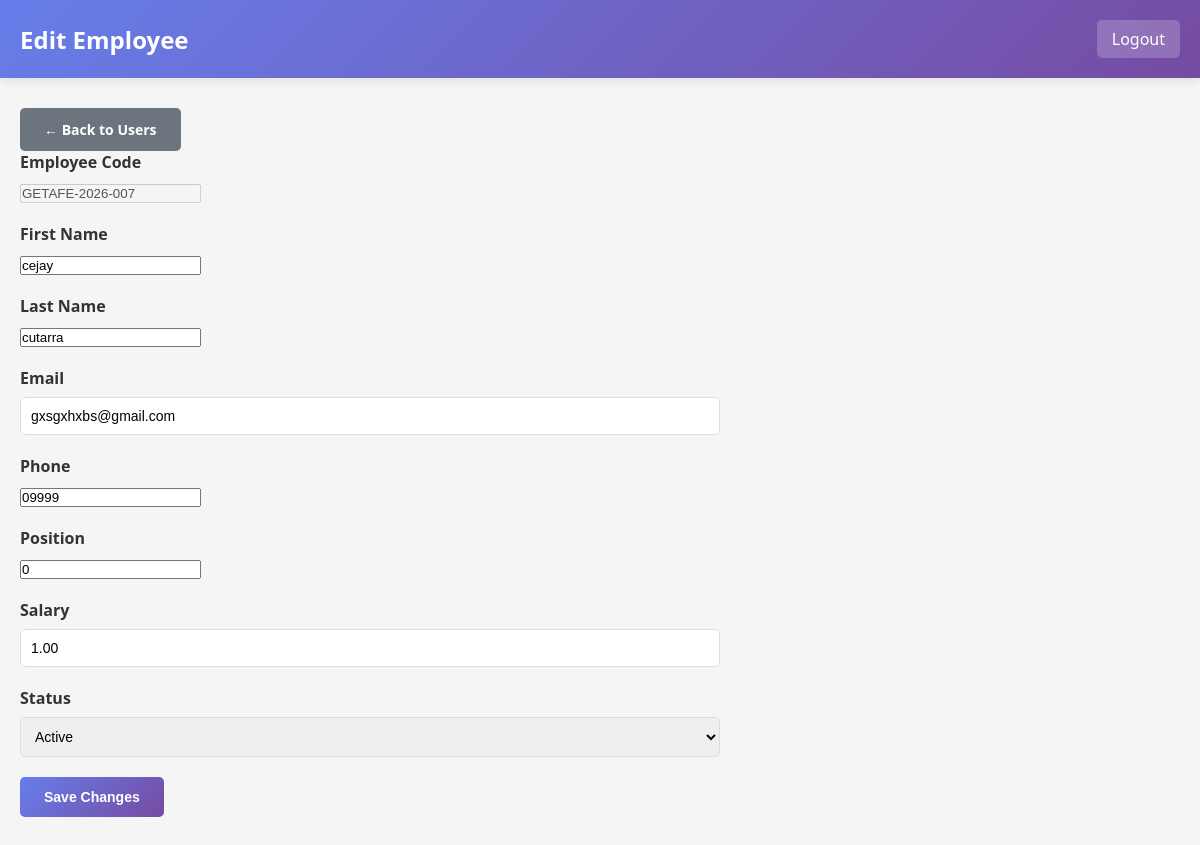
Screenshot of /admin/edit_employee.php?id=7 (signed in) with the database file from the repository.
### tables this page shows
CREATE TABLE `employees` (
  `employee_id` int(11) NOT NULL AUTO_INCREMENT,
  `employee_code` varchar(20) NOT NULL,
  `first_name` varchar(50) NOT NULL,
  `last_name` varchar(50) NOT NULL,
  `email` varchar(100) NOT NULL,
  `phone` varchar(20) DEFAULT NULL,
  `position` varchar(100) DEFAULT NULL,
  `salary` decimal(10,2) DEFAULT NULL,
  `date_hired` date DEFAULT NULL,
  `status` enum('active','inactive') DEFAULT 'active',
  `created_at` timestamp NOT NULL DEFAULT current_timestamp(),
  `updated_at` timestamp NOT NULL DEFAULT current_timestamp() ON UPDATE current_timestamp(),
  `department` varchar(100) DEFAULT NULL,
  `qr_code` varchar(255) DEFAULT NULL,
  `qr_generated_date` datetime DEFAULT NULL,
  PRIMARY KEY (`employee_id`),
  UNIQUE KEY `employee_code` (`employee_code`),
  UNIQUE KEY `email` (`email`)
);

### admin/edit_employee.php (the view, shortened to what this page needs)
<?php
require_once '../config/database.php';
$employee_id = intval($_GET['id'] ?? 0);
$stmt = $conn->prepare("SELECT employee_id, employee_code, first_name, last_name, email, phone, position, salary, date_hired, status FROM employees WHERE employee_id = ? LIMIT 1");
$stmt->bind_param("i", $employee_id);
$stmt->execute();
$res = $stmt->get_result();
$employee = $res->fetch_assoc();
?>
<!DOCTYPE html>
<html>
<head><meta charset="utf-8"><title>Edit Employee</title><link rel="stylesheet" href="../assets/css/style.css"></head>
<body>
<div class="navbar"><h2>Edit Employee</h2><div class="navbar-user"><a href="../logout.php">Logout</a></div></div>
<div class="container">
    <a href="manage_users.php" class="btn btn-secondary">← Back to Users</a>
    <form method="post" style="max-width:700px;">
        <div class="form-group">
            <label>Employee Code</label>
            <input value="<?php echo htmlspecialchars($employee['employee_code']); ?>" disabled>
        </div>
        <div class="form-group">
            <label>First Name</label>
            <input name="first_name" required value="<?php echo htmlspecialchars($employee['first_name']); ?>">
        </div>
        <div class="form-group">
            <label>Last Name</label>
            <input name="last_name" required value="<?php echo htmlspecialchars($employee['last_name']); ?>">
        </div>
        <div class="form-group">
            <label>Email</label>
            <input name="email" type="email" required value="<?php echo htmlspecialchars($employee['email']); ?>">
        </div>
        <div class="form-group">
            <label>Phone</label>
            <input name="phone" value="<?php echo htmlspecialchars($employee['phone']); ?>">
        </div>
        <div class="form-group">
            <label>Position</label>
            <input name="position" value="<?php echo htmlspecialchars($employee['position']); ?>">
        </div>
        <div class="form-group">
            <label>Salary</label>
            <input name="salary" type="number" step="0.01" value="<?php echo htmlspecialchars($employee['salary']); ?>">
        </div>
        <div class="form-group">
            <label>Status</label>
            <select name="status">
                <option value="active" <?php echo $employee['status'] === 'active' ? 'selected' : ''; ?>>Active</option>
            </select>
        </div>
        <button type="submit" name="save_employee" class="btn btn-primary">Save Changes</button>
    </form>
</div>
</body>
</html>

### assets/css/style.css (style rules this page uses)
* { margin: 0; padding: 0; box-sizing: border-box; }
body { font-family: 'Segoe UI', Tahoma, Geneva, Verdana, sans-serif; background-color: #f5f5f5; color: #333; }
.navbar { background: linear-gradient(135deg, #667eea 0%, #764ba2 100%); color: white; padding: 20px; display: flex; justify-content: space-between; align-items: center; box-shadow: 0 2px 10px rgba(0, 0, 0, 0.1); }
.navbar h2 { font-size: 24px; font-weight: 600; }
.navbar-user { display: flex; gap: 15px; align-items: center; }
.navbar-user a { background: rgba(255, 255, 255, 0.2); color: white; padding: 8px 15px; text-decoration: none; border-radius: 5px; transition: background 0.3s; }
.container { max-width: 1200px; margin: 30px auto; padding: 0 20px; }
.btn { display: inline-block; padding: 12px 24px; border: none; border-radius: 5px; cursor: pointer; font-size: 14px; font-weight: 600; text-decoration: none; transition: all 0.3s; }
.btn-primary { background: linear-gradient(135deg, #667eea 0%, #764ba2 100%); color: white; }
.btn-secondary { background: #6c757d; color: white; }
.form-group { margin-bottom: 20px; }
label { display: block; margin-bottom: 8px; font-weight: 600; color: #333; }
input[type="text"], input[type="email"], input[type="password"], input[type="number"], input[type="date"], select, textarea { width: 100%; padding: 10px; border: 1px solid #ddd; border-radius: 5px; font-size: 14px; transition: border-color 0.3s; }

### rows the page displays
employees: employee_code "GETAFE-2026-007", first_name "cejay", last_name "cutarra", email "gxsgxhxbs@gmail.com", phone "09999", position "0", salary "1.00", status "Active"
